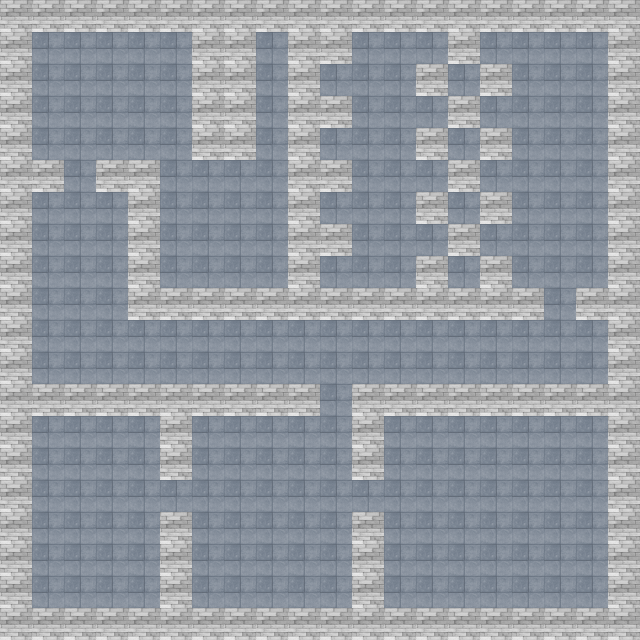

Tiled map render using the project's own tile images. Description and the map definition, with tile-layer contents summarised, below:
An orthogonal 20x20 tile map with 32x32 px tiles, 2 tile layers (RoomTiles, OverlayTiles), 3 tilesets and 5 objects (4x door, sloc).

<map version="1.0" orientation="orthogonal" renderorder="right-down" width="20" height="20" tilewidth="32" tileheight="32">
 <properties>
  <property name="Version" value="1.0" />
 </properties>
 <tileset firstgid="1" source="dungeon.tsx" />
 <tileset firstgid="33" source="objects.tsx" />
 <tileset firstgid="65" source="characters.tsx" />
 <layer name="RoomTiles" width="20" height="20">
  <data>[400 cells, 400 non-empty, 2 distinct tile ids]</data>
 </layer>
 <layer name="OverlayTiles" width="20" height="20">
  <data>[400 cells, 0 non-empty, 0 distinct tile ids]</data>
 </layer>
 <objectgroup name="Objects">
  <object name="door" type="door" gid="33" x="352" y="512" />
  <object name="door" type="door" gid="34" x="160" y="512" />
  <object name="door" type="door" gid="34" x="64" y="192" />
  <object name="door" type="door" gid="34" x="544" y="320" />
  <object name="sloc" type="sloc" gid="35" x="224" y="352" />
 </objectgroup>
</map>